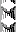

Rendered tile map (Tiled .tmx) drawn with the repository's tilesets; below, a short description and the full map source, tile grids included:
An orthogonal 1x2 tile map with 16x16 px tiles, 1 tile layer (Tile Layer 1).

<map version="1.10" tiledversion="1.11.2" orientation="orthogonal" renderorder="right-down" width="1" height="2" tilewidth="16" tileheight="16" infinite="0" nextlayerid="2" nextobjectid="1">
 <tileset firstgid="1" source="buildings.tsx" />
 <layer id="1" name="Tile Layer 1" width="1" height="2">
  <data encoding="csv">
    206,206
  </data>
 </layer>
</map>
